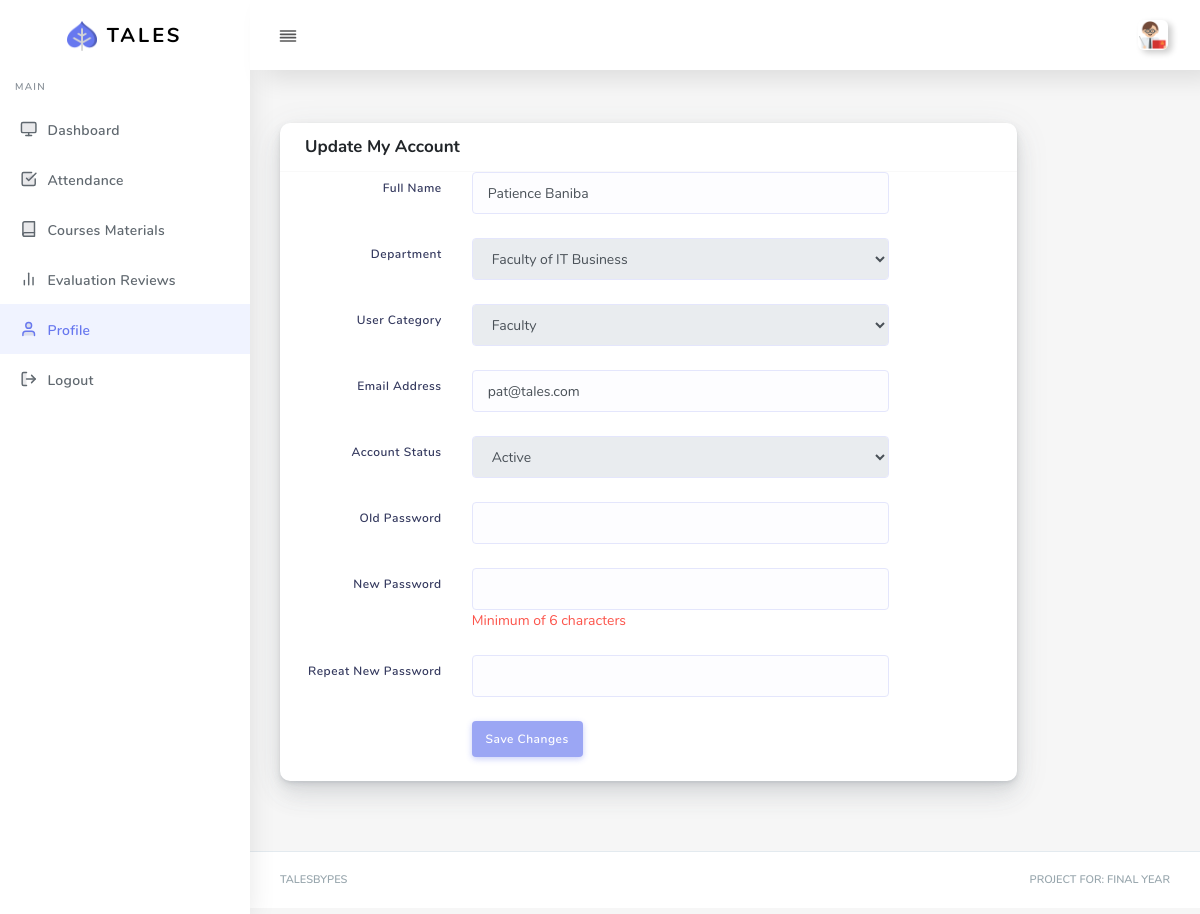
Page /faculty/profile.php (signed in) on the committed database.
### tables this page shows
CREATE TABLE `users` (
  `id` int(11) NOT NULL,
  `full_name` varchar(191) NOT NULL,
  `department_id` int(11) NOT NULL,
  `category_id` int(11) NOT NULL,
  `grade_id` int(11) NOT NULL,
  `email` varchar(191) NOT NULL,
  `account_status` int(11) NOT NULL,
  `password` varchar(191) NOT NULL,
  `created_at` timestamp NOT NULL DEFAULT current_timestamp(),
  `updated_at` timestamp NULL DEFAULT NULL
);

CREATE TABLE `departments` (
  `id` int(11) NOT NULL,
  `name` varchar(50) NOT NULL
);

CREATE TABLE `user_categories` (
  `id` int(11) NOT NULL,
  `name` varchar(50) NOT NULL
);

CREATE TABLE `account_status` (
  `id` int(11) NOT NULL,
  `name` varchar(50) NOT NULL
);

### Classes/Fetch.php (called while the page is built, shortened)
<?php
class Fetch
{
    protected $connection;
    function __construct(PDO $connection) {
        $this->connection =  $connection;
    }
    public function getSigleJoinItem($action, $table, $join, $field, $field_value) {
        $query = $this->connection->prepare("{$action} FROM {$table} {$join} WHERE {$field} = ? LIMIT 1");
        $query->bindParam(1, $field_value, PDO::PARAM_INT);
        if($query->execute()) {
            $result = $query->fetch(PDO::FETCH_OBJ);
            return $result;
        } else {
            $this->error = implode(', ', $this->connection->errorInfo());
            return $this;
        }
    }
}

### faculty/profile.php (the view, shortened to what this page needs)
<?php
require_once dirname(__DIR__).'/Core/init.php';
$fetch_data = new Fetch($connection);
$selected_user = $fetch_data->getSigleJoinItem('SELECT users.id, users.full_name, users.email, users.created_at, users.account_status, users.department_id, users.category_id, departments.name AS department, user_categories.name AS category, account_status.name AS status', 'users', 'JOIN departments ON departments.id = users.department_id JOIN user_categories ON user_categories.id = users.category_id JOIN account_status ON account_status.id = users.account_status', 'users.id', $_SESSION['faculty'] );
?>
<!DOCTYPE html>
<html lang="en">
<head>
  <?php include 'includes/links.php'; ?>
</head>
<body>
  <div id="app">
    <div class="main-wrapper main-wrapper-1">
      <?php include 'includes/top-bar.php'; ?>
      <?php include 'includes/side-bar.php'; ?>
      <div class="main-content">
        <section class="section">
          <div class="row">
              <div class="col-10">
              <div class="card">
                <div class="card-header">
                  <h4>Update My Account</h4>
                </div>
                <div class="card-body p-0">
                  <form data-toggle="validator" role="form" action="../Submits/update_admin_account.php" method="POST">
                    <div class="form-group row mb-4">
                      <label for="full_name" class="col-form-label text-md-right col-12 col-md-3 col-lg-3">Full Name</label>
                      <div class="col-sm-12 col-md-7">
                        <input type="text" class="form-control" id="full_name" data-minlength="4"  name="full_name" value="<?php echo $selected_user->full_name; ?>" data-error="Bruh, the fullname field is required" required>
                      </div>
                    </div>
                    <div class="form-group row mb-4">
                      <label class="col-form-label text-md-right col-12 col-md-3 col-lg-3">Department</label>
                      <div class="col-sm-12 col-md-7">
                        <select name="department_id" id="department_id" data-error="Bruh, select an item from the option" class="form-control" disabled required>
                            <option value="<?php echo $selected_user->department_id; ?>" class="selected"><?php echo $selected_user->department; ?></option>
                        </select>
                      </div>
                    </div>
                    <div class="form-group row mb-4">
                      <label class="col-form-label text-md-right col-12 col-md-3 col-lg-3">User Category</label>
                      <div class="col-sm-12 col-md-7">
                        <select name="category_id" id="category_id" data-error="Bruh, select an item from the option" class="form-control" disabled required>
                            <option value="<?php echo $selected_user->category_id; ?>" class="selected"><?php echo $selected_user->category; ?></option>
                        </select>
                      </div>
                    </div>
                    <div class="form-group row mb-4">
                      <label class="col-form-label text-md-right col-12 col-md-3 col-lg-3">Email Address</label>
                      <div class="col-sm-12 col-md-7">
                        <input type="email" name="email" id="email" class="form-control" value="<?php echo $selected_user->email; ?>" data-error="Bruh, that email address is invalid" required>
                      </div>
                    </div>
                    <div class="form-group row mb-4">
                      <label class="col-form-label text-md-right col-12 col-md-3 col-lg-3">Account Status</label>
                      <div class="col-sm-12 col-md-7">
                        <select name="account_status" id="account_status" data-error="Bruh, select an item from the option" class="form-control" disabled required>
                            <option value="<?php echo $selected_user->account_status; ?>" class="selected"><?php echo $selected_user->status; ?></option>
                        </select>
                      </div>
                    </div>
                    <div class="form-group row mb-4">
                      <label class="col-form-label text-md-right col-12 col-md-3 col-lg-3">Old Password</label>
                      <div class="col-sm-12 col-md-7">
                        <input type="password" name="old_password" id="old_password" class="form-control" data-error="Bruh, the old password field is required" required>
                      </div>
                    </div>
                    <div class="form-group row mb-4">
                      <label class="col-form-label text-md-right col-12 col-md-3 col-lg-3">New Password</label>
                      <div class="col-sm-12 col-md-7">
                        <input type="password" name="password" data-minlength="6" id="password" class="form-control" required>
                        <div class="help-block with-errors text-danger">Minimum of 6 characters</div>
                      </div>
                    </div>
                    <div class="form-group row mb-4">
                      <label class="col-form-label text-md-right col-12 col-md-3 col-lg-3">Repeat New Password</label>
                      <div class="col-sm-12 col-md-7">
                        <input type="password" name="confirm_password" id="confirm_password" data-match="#password" data-match-error="Whoops, these don't match" class="form-control" required>
                      </div>
                    </div>
                    <div class="form-group row mb-4">
                      <label class="col-form-label text-md-right col-12 col-md-3 col-lg-3"></label>
                      <div class="col-sm-12 col-md-7">
                        <button type="submit" class="btn btn-primary">Save Changes</button>
                      </div>
                    </div>
                  </form>
                </div>
              </div>
              </div>
          </div>
        </section>
      </div>
      <?php include 'includes/footer.php'; ?>
    </div>
  </div>
</body>
</html>

### rows in the picture
users: full_name "Patience Baniba", department_id "Faculty of IT Business", category_id "Faculty", email "pat@tales.com", account_status "Active"
